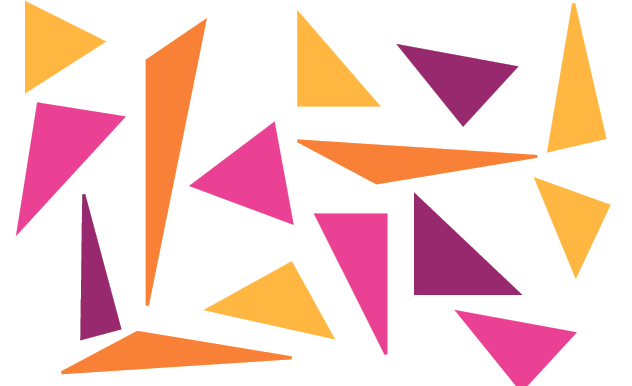
#> input picture testImages/3.png, 632 x 386 px
$ python testing.py
#> lines starting #> are read from the running program, lines starting #| are printed output that depends on the picture; after the words box and inside, x2 and y2 are one past the last pixel; in counts of white or black regions, pixels touching at a corner belong together
import cv2 as cv
import numpy as np
import PIL
import matplotlib.pyplot as plt

#image is the file path
#threshold is a list of threshold values, from lowest to greatest,
#range from 0 to 1 with reference to the mean value of the pixels and set True as default
#coords specificies region which threshold is applied, cropping tool of sorts, consisting of 2 tuples
#mean is used to specify whether the mean values of the grayscale image is used or 8 bit colour,
#if mean is True and threshold of value 1, it will default the threshold to the average value
# [114 lines left out: functions thresholdSegment, edgeContours, not called in this run]

#edgeContours("testImages/3.png")


#colour image segmentation

def contourExtract(image,cont_no):
#> called with image = 'testImages/3.png', cont_no = 4
    pre = cv.imread(image)
#> pre is the input picture: shape (386, 632, 3); mean B, G, R 207.5, 211.9, 247.2
    im = cv.imread(image)

    #converts image to grayscale
    im = cv.cvtColor(im,cv.COLOR_BGR2GRAY)
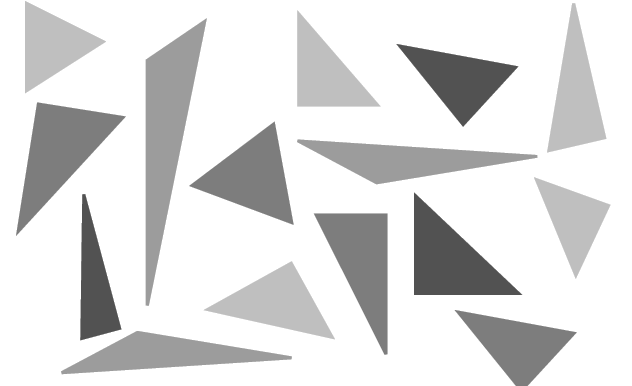
#> im: shape (386, 632); min 82, max 255, mean 221.9

    #uses average value as global threshold
    _,im = cv.threshold(im,im.mean(),255,cv.THRESH_BINARY)
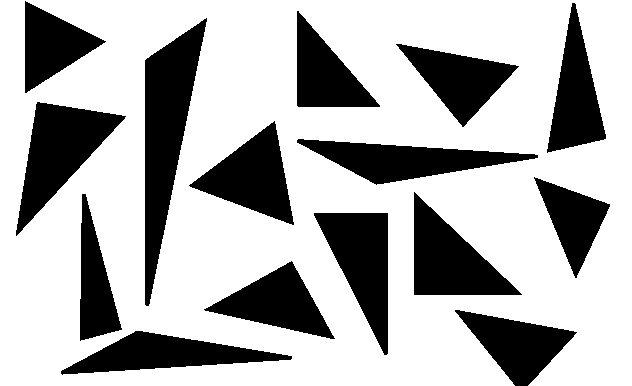
#> im: shape (386, 632); 69.9% white; 15 black regions

    #finds the contours
    contours,hierachy = cv.findContours(im,cv.RETR_LIST,cv.CHAIN_APPROX_SIMPLE)
#> contours = 15 contours; largest, box (x1, y1, x2, y2) and area: (0, 0, 632, 386) 238432, (144, 17, 208, 307) 8556, (15, 101, 127, 237) 6404, (413, 191, 523, 296) 5779, (313, 212, 389, 356) 5744


    #convert back to RGB to draw the contours in colour
    im = cv.cvtColor(im,cv.COLOR_GRAY2RGB)
#> im: shape (386, 632, 3); 69.9% white; 15 black regions, largest, box (x1, y1, x2, y2) and area: (145, 18, 207, 306) 8257, (16, 102, 126, 236) 6233, (414, 192, 522, 295) 5620

    #drawing the contours
    cv.drawContours(im,contours,-1,(0,255,0),2)
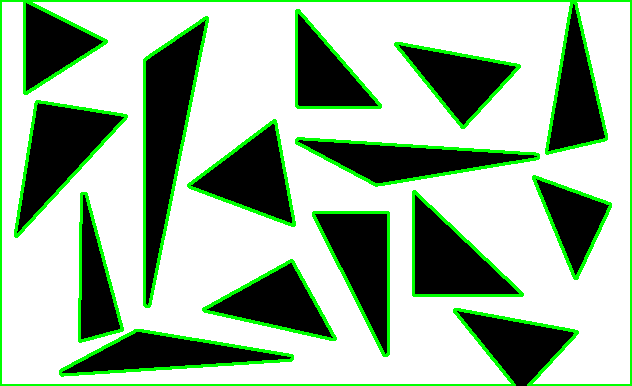
#> im: shape (386, 632, 3); mean B, G, R 161.6, 185.1, 161.6

    x, y, w, h = cv.boundingRect(contours[cont_no])
#> x = 413; y = 191; w = 110; h = 105
    im = im[y:y + h, x:x + w]
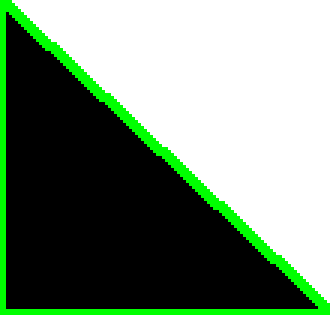
#> im: shape (105, 110, 3) (shown 3 times larger); mean B, G, R 119.2, 140.1, 119.2
    #display
    plt.imshow(im)
    plt.title("Contour Number: {}".format(cont_no))

contourExtract("testImages/3.png",4)

$ run again, with testImages/1.jpeg saved as testImages/3.png
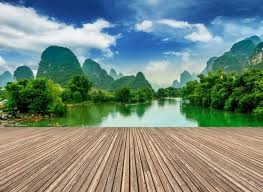
#> input picture testImages/1.jpeg, 263 x 192 px
#> in contourExtract, pre is the input picture: shape (192, 263, 3); mean B, G, R 125.4, 137.1, 117.1
#> in contourExtract, `_,im = cv.threshold(im,im.mean(),255,cv.THRESH_BINARY)`:
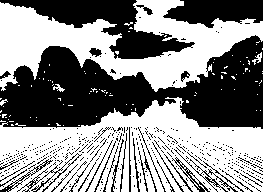
#> im: shape (192, 263); 53.8% white; 455 black regions (419 under 20 px)
#> contours = 1304 contours, 1286 with area under 20; largest, box (x1, y1, x2, y2) and area: (0, 97, 263, 192) 16908, (0, 0, 263, 92) 10737, (88, 47, 103, 58) 88, (180, 70, 191, 83) 68, (142, 6, 154, 16) 56
#> x = 22; y = 189; w = 4; h = 3
#> `contourExtract("testImages/3.png",4)`:
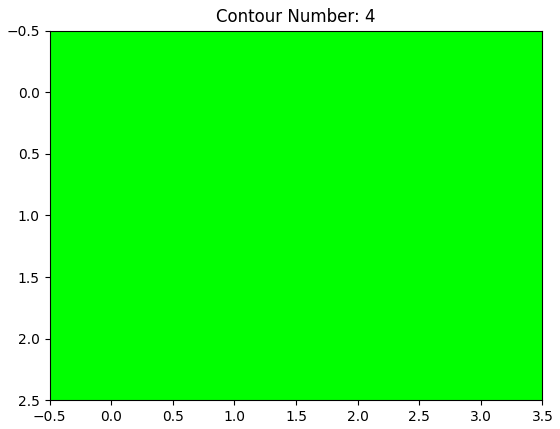
#> figure drawn by matplotlib, 1 panel

$ run again, with testImages/2.png copied over testImages/3.png
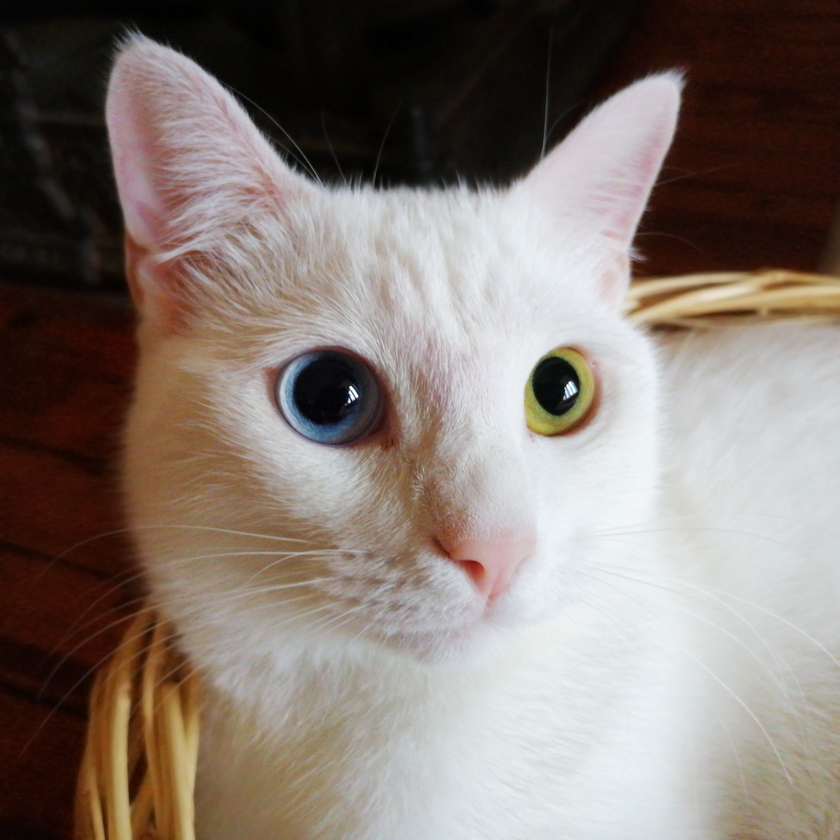
#> input picture testImages/2.png, 840 x 840 px, shrunk from 1200 x 1200 before the run
#> in contourExtract, pre is the input picture: shape (840, 840, 3); mean B, G, R 114.8, 121.6, 133
#> in contourExtract, `_,im = cv.threshold(im,im.mean(),255,cv.THRESH_BINARY)`:
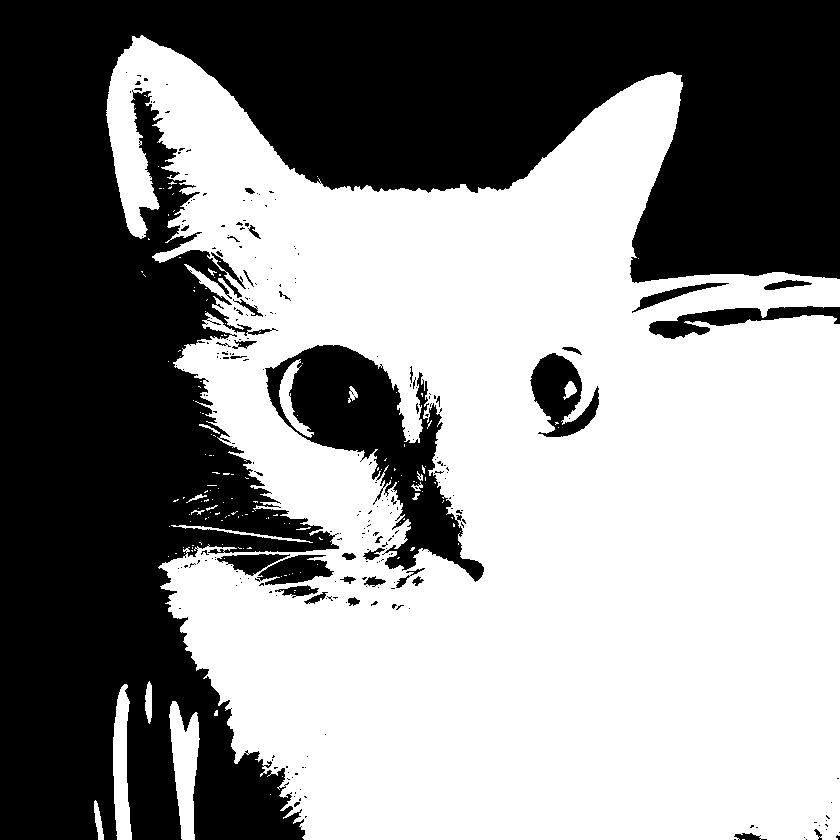
#> im: shape (840, 840); 55.3% white; 254 black regions (218 under 20 px)
#> contours = 524 contours, 457 with area under 20; largest, box (x1, y1, x2, y2) and area: (106, 35, 840, 840) 408120, (264, 344, 485, 583) 19314, (529, 352, 600, 438) 3486, (169, 701, 200, 840) 2450, (113, 684, 132, 840) 1888
#> x = 813; y = 828; w = 10
#> `contourExtract("testImages/3.png",4)`:
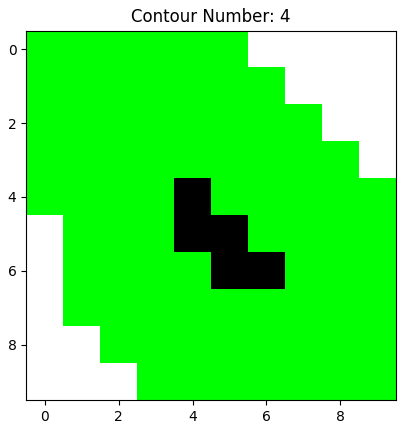
#> figure drawn by matplotlib, 1 panel
